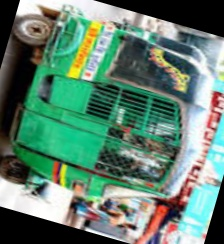
#> input picture Vehicles/Auto Rickshaws/augmented_101.jpg, 224 x 244 px; its folder holds only this picture in this run
$ jupyter execute --allow-errors notebook.ipynb   (shell and % lines are left out)
#> lines starting #> are read from the running program, lines starting #| are printed output that depends on the picture
# Vehicle Image Classification

- **Nama:** Mayang Gumelar
- **Email:** gumelarmayang@gmail.com
- **ID Dicoding:** CACC604D6X0437

---

Proyek ini bertujuan untuk melakukan klasifikasi gambar Vehicle (Kendaraan). Jenis varietas tersebut ada lima yakni: <br>
- Auto Rickshaws
- Bikes
- Cars
- Motorcycles
- Planes
- Ships
- Trains

**Model :** <br>
Dalam melakukan klasifikasi, akan digunakan model Convolutional Neural Network sederhana (bukan pretrained model) sehingga segala layer dapat diatur dan disesuaikan. Data akan di split menjadi train, test, dan val. Lalu model akan disimpan dalam 3 format berbeda yakni :<br>
- saved model
- tflite
- tfjs

### **Import Library - Packages**

[cell 1]
# Main ibrary for Data Preparation
import pandas as pd
import numpy as np
import matplotlib.pyplot as plt
import seaborn as sns
import os, shutil
import io
import random
from importlib.metadata import distribution
from tqdm.notebook import tqdm
from random import sample
from shutil import copyfile
import joblib

# Image Preprocessing
import cv2
from PIL import Image
import skimage
from skimage.transform import resize
from skimage.transform import rotate, AffineTransform, warp
from skimage import img_as_ubyte
from skimage.exposure import adjust_gamma
from skimage.util import random_noise

# Modelling
from sklearn.model_selection import train_test_split
from sklearn.preprocessing import LabelEncoder
from tensorflow.keras.applications import MobileNetV2
from sklearn.metrics import confusion_matrix, classification_report
import tensorflow as tf

# Cozy code
import warnings
warnings.simplefilter(action='ignore')

### **Data Loading**

[cell 2]
# Load path
path = "D:/python/PyCharmMiscProject/AI ML DL/DBS 2026 - AI Eng/Fundamental Deep Learning/Vehicle-Image-Classification/Vehicles"
print("Lokasi Dataset: ", path)

[cell 3]
# Cek Dataset
vec_img = {}

path_main = "Vehicles"
for i in os.listdir(path_main):
    vec_img[i] = os.listdir(os.path.join(path_main, i))
#> pass 2 of the loop `for i in os.listdir(path_main):`:

# Menampilkan acak 5 gambar di bawah setiap kelas dari data latih
fig, axs = plt.subplots(len(vec_img.keys()), 5, figsize=(15, 15))

#> (the rest of this cell did not finish here and is left out)

[cell 4]
# Cek Resolusi Gambar
def print_images_resolution(directory):
#> called with directory = 'Vehicles'
    unique_sizes = set()
    total_images = 0

    for subdir in os.listdir(directory):
        subdir_path = os.path.join(directory, subdir)
        image_files = os.listdir(subdir_path)
        num_images = len(image_files)
        print(f"{subdir}: {num_images}")
        total_images += num_images

        for img_file in image_files:
            img_path = os.path.join(subdir_path, img_file)
            with Image.open(img_path) as img:
#> img is the input picture: PIL image 224x244 RGB; mean R, G, B 98.5, 129.3, 112.4
                unique_sizes.add(img.size)

        for size in unique_sizes:
            print(f"- {size}")
        print("---------------")
#> pass 2 of the loop in print_images_resolution, `for subdir in os.listdir(directory):`:
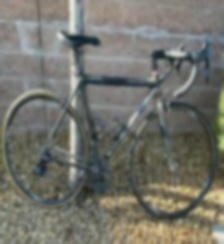
#> input picture Vehicles/Bikes/augmented_105.jpg, 224 x 244 px
#> in print_images_resolution, img is the input picture: PIL image 224x244 RGB; mean R, G, B 115.3, 115.4, 106.9

    print(f"\nTotal: {total_images}")

print_images_resolution(path_main)

**TOTAL ADA 5590 IMAGES DENGAN RESOLUSI YANG BERBEDA-BEAD**

### **Distribution Checking**

[cell 5]
# definisikan path sumber
rice_path = "Vehicles/"

# buat daftar yang menyimpan data untuk setiap nama file, labels, dan path file
file_name = [] # simpan nama file
labels = [] # simpan nama kelas
full_path = [] # simpan jalur lengkap

# Dapatkan nama, label, path lalu simpan sbg dataframe
for path, subdirs, files in os.walk(rice_path):
    for name in files:
        full_path.append(os.path.join(path, name))
        labels.append(path.split('/')[-1])
        file_name.append(name) # simpan nama file saja
#> pass 2 of the loop `for path, subdirs, files in os.walk(rice_path):`:

distribution_train = pd.DataFrame({"path":full_path, "file_name":file_name, "labels":labels})

# plot distribusi gambar di 3setiap kelas
Label = distribution_train['labels']
plt.figure(figsize = (6,6))
sns.set_style("darkgrid")
plot_data = sns.countplot(Label)
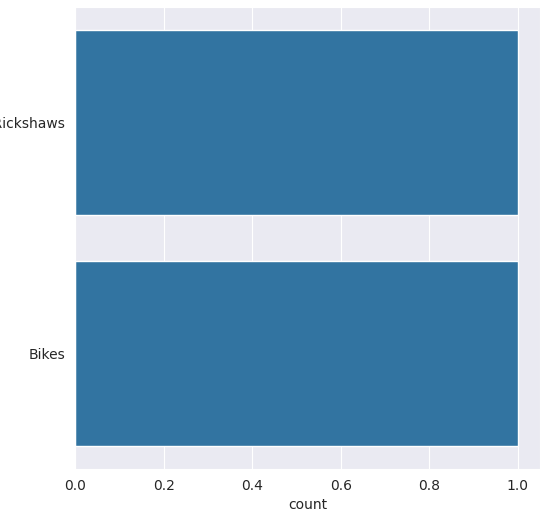
#> figure drawn by matplotlib, 1 panel

**Semua label memiliki rata-rata distribusi yang seimbang yakni berkisar pada 800 data gambar. Augmentasi dilakukan di semua label untuk memperkaya variasi images**

### **Data Augmentation**

Augmentasi yang akan dilakukan : <br>
- Putar Lawan Jarum Jam (Antriclockwise)
- Putar Searah Jarum Jam (Clockwise)
- Flip Atas Bawah (Flip Up Down)
- Penambahan Blur (Add Blur)

[cell 6]
# Fungsi anticlockwise
def anticlockwise_rotation(img):
    img = cv2.cvtColor(img, 0)
    img = cv2.resize(img, (224, 244))
    sudut = random.randint(10, 180)
    return rotate(img, sudut)

# Fungsi clockwise
def clockwise_rotation(img):
    img = cv2.cvtColor(img, 0)
    img = cv2.resize(img, (224, 244))
    sudut = random.randint(10, 180)
    return rotate(img, -sudut)

# Fungsi flip
def flip_up_down(img):
    img = cv2.cvtColor(img, 0)
    img = cv2.resize(img, (224, 244))
    return np.flip(img)

# Blur Effect
def add_blur(img):
    img = cv2.cvtColor(img, 0)
    img = cv2.resize(img, (224, 244))
    return cv2.GaussianBlur(img, (9,9), 0)

[cell 7]
# Membuat variabel transformasi
transformations = { 'rotate anticlockwise': anticlockwise_rotation,
                    'rotate clockwise': clockwise_rotation,
                    'blurring image': add_blur,
                    'flip up down': flip_up_down}

def augment_img(images_path, augmented_path, images_to_generate):
#> called with images_path = 'Vehicles/Auto Rickshaws', augmented_path = 'Vehicles/auto_rick_aug', images_to_generate = 800
    images = [] # Penyimpanan gambar yang telah melalui pra-pemrosesan

    # Baca nama gambar dari folder dan tambahkan path ke images[]
    for im in os.listdir(images_path):
        images.append(os.path.join(images_path, im))

    # jumalah gambar akan di augmentasi
    i=1

    while i<=images_to_generate:
        image=random.choice(images) # ambil dari list images[]
        try:
            original_image = cv2.imread(image)
            transformed_image=None
            n = 0
            transformation_count = random.randint(1, len(transformations)) # Pilih jumlah transformasi acak yang diterapkan

            while n <= transformation_count:
                key = random.choice(list(transformations)) # Secara acak memilih dan memanggil metode
                transformed_image = transformations[key](original_image)
                n = n + 1
#> this loop made 5 passes
#> pass 1, in augment_img, `transformed_image = transformations[key](original_image)`:
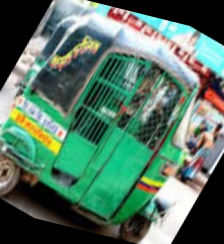
#> transformed_image: shape (244, 224, 4) float64; mean B, G, R, A 0.39, 0.455, 0.335, 0.892
#> pass 2, in augment_img, `transformed_image = transformations[key](original_image)`:
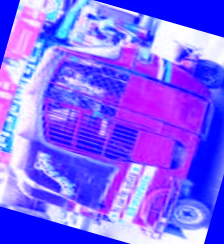
#> transformed_image: shape (244, 224, 4); mean B, G, R, A 255, 98.5, 129.3, 112.4
#> after the loop, n = 5

            new_image_path= "%s/augmented_%s.jpg" %(augmented_path, i)
            transformed_image = img_as_ubyte(transformed_image)  # Mengonversi gambar ke format byte yang tidak ditandatangani, dengan nilai dalam [0, 255]
            cv2.imwrite(new_image_path, transformed_image)  # Simpan hasil transformasi augmentasi pada gambar ke path yang ditentukan
            i =i+1
        except ValueError as e:
            print('could not read the',image ,':',e,'hence skipping it.')
#> pass 2 of the loop in augment_img, `while i<=images_to_generate:`:
#> transformation_count = 2
#> the loop in augment_img, `while n <= transformation_count:` made 3 passes
#> key on passes 1 to 2: 'rotate clockwise', 'rotate clockwise'
#> pass 1, in augment_img, `transformed_image = transformations[key](original_image)`:
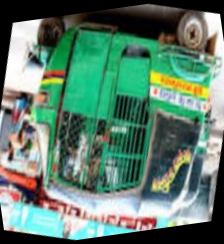
#> transformed_image: shape (244, 224, 4) float64; mean B, G, R, A 0.433, 0.499, 0.378, 0.916
#> pass 3, in augment_img, `transformed_image = transformations[key](original_image)`:
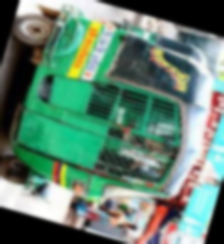
#> transformed_image: shape (244, 224, 4); mean B, G, R, A 112.4, 129.4, 98.5, 255
#> after the loop in augment_img, `while n <= transformation_count:`: n = 3
